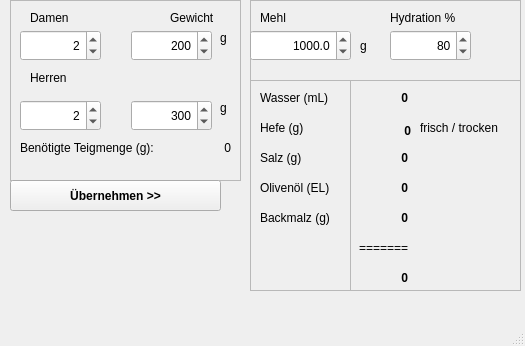
<?xml version="1.0" encoding="UTF-8"?>
<ui version="4.0">
 <class>PizzaGenie</class>
 <widget class="QMainWindow" name="PizzaGenie">
  <property name="geometry">
   <rect>
    <x>0</x>
    <y>0</y>
    <width>525</width>
    <height>346</height>
   </rect>
  </property>
  <property name="windowTitle">
   <string>Pizza Genius</string>
  </property>
  <widget class="QWidget" name="centralwidget">
   <widget class="QFrame" name="frame">
    <property name="geometry">
     <rect>
      <x>250</x>
      <y>0</y>
      <width>271</width>
      <height>81</height>
     </rect>
    </property>
    <property name="frameShape">
     <enum>QFrame::Shape::StyledPanel</enum>
    </property>
    <property name="frameShadow">
     <enum>QFrame::Shadow::Raised</enum>
    </property>
    <widget class="QLabel" name="label">
     <property name="geometry">
      <rect>
       <x>10</x>
       <y>10</y>
       <width>58</width>
       <height>16</height>
      </rect>
     </property>
     <property name="text">
      <string>Mehl</string>
     </property>
    </widget>
    <widget class="QLabel" name="label_2">
     <property name="geometry">
      <rect>
       <x>110</x>
       <y>30</y>
       <width>21</width>
       <height>31</height>
      </rect>
     </property>
     <property name="text">
      <string>g</string>
     </property>
    </widget>
    <widget class="QDoubleSpinBox" name="flourSpinBox">
     <property name="geometry">
      <rect>
       <x>0</x>
       <y>30</y>
       <width>101</width>
       <height>31</height>
      </rect>
     </property>
     <property name="alignment">
      <set>Qt::AlignmentFlag::AlignRight|Qt::AlignmentFlag::AlignTrailing|Qt::AlignmentFlag::AlignVCenter</set>
     </property>
     <property name="decimals">
      <number>1</number>
     </property>
     <property name="maximum">
      <double>10000.000000000000000</double>
     </property>
     <property name="value">
      <double>1000.000000000000000</double>
     </property>
    </widget>
    <widget class="QSpinBox" name="hydrationSpinBox">
     <property name="geometry">
      <rect>
       <x>140</x>
       <y>30</y>
       <width>81</width>
       <height>31</height>
      </rect>
     </property>
     <property name="alignment">
      <set>Qt::AlignmentFlag::AlignRight|Qt::AlignmentFlag::AlignTrailing|Qt::AlignmentFlag::AlignVCenter</set>
     </property>
     <property name="value">
      <number>80</number>
     </property>
    </widget>
    <widget class="QLabel" name="label_13">
     <property name="geometry">
      <rect>
       <x>140</x>
       <y>10</y>
       <width>71</width>
       <height>16</height>
      </rect>
     </property>
     <property name="text">
      <string>Hydration %</string>
     </property>
    </widget>
   </widget>
   <widget class="QFrame" name="frame_2">
    <property name="geometry">
     <rect>
      <x>250</x>
      <y>80</y>
      <width>271</width>
      <height>211</height>
     </rect>
    </property>
    <property name="frameShape">
     <enum>QFrame::Shape::StyledPanel</enum>
    </property>
    <property name="frameShadow">
     <enum>QFrame::Shadow::Raised</enum>
    </property>
    <widget class="QFrame" name="frame_3">
     <property name="geometry">
      <rect>
       <x>0</x>
       <y>0</y>
       <width>101</width>
       <height>211</height>
      </rect>
     </property>
     <property name="frameShape">
      <enum>QFrame::Shape::StyledPanel</enum>
     </property>
     <property name="frameShadow">
      <enum>QFrame::Shadow::Raised</enum>
     </property>
     <widget class="QLabel" name="label_3">
      <property name="geometry">
       <rect>
        <x>10</x>
        <y>10</y>
        <width>81</width>
        <height>16</height>
       </rect>
      </property>
      <property name="text">
       <string>Wasser (mL)</string>
      </property>
     </widget>
     <widget class="QLabel" name="label_4">
      <property name="geometry">
       <rect>
        <x>10</x>
        <y>40</y>
        <width>58</width>
        <height>16</height>
       </rect>
      </property>
      <property name="text">
       <string>Hefe (g)</string>
      </property>
     </widget>
     <widget class="QLabel" name="label_5">
      <property name="geometry">
       <rect>
        <x>10</x>
        <y>70</y>
        <width>58</width>
        <height>16</height>
       </rect>
      </property>
      <property name="text">
       <string>Salz (g)</string>
      </property>
     </widget>
     <widget class="QLabel" name="label_6">
      <property name="geometry">
       <rect>
        <x>10</x>
        <y>100</y>
        <width>81</width>
        <height>16</height>
       </rect>
      </property>
      <property name="text">
       <string>Olivenöl (EL)</string>
      </property>
     </widget>
     <widget class="QLabel" name="label_7">
      <property name="geometry">
       <rect>
        <x>10</x>
        <y>130</y>
        <width>81</width>
        <height>16</height>
       </rect>
      </property>
      <property name="text">
       <string>Backmalz (g)</string>
      </property>
     </widget>
    </widget>
    <widget class="QLabel" name="waterLabel">
     <property name="geometry">
      <rect>
       <x>100</x>
       <y>10</y>
       <width>58</width>
       <height>16</height>
      </rect>
     </property>
     <property name="font">
      <font>
       <bold>true</bold>
      </font>
     </property>
     <property name="text">
      <string>0</string>
     </property>
     <property name="alignment">
      <set>Qt::AlignmentFlag::AlignRight|Qt::AlignmentFlag::AlignTrailing|Qt::AlignmentFlag::AlignVCenter</set>
     </property>
    </widget>
    <widget class="QLabel" name="yeastLabel">
     <property name="geometry">
      <rect>
       <x>100</x>
       <y>40</y>
       <width>61</width>
       <height>21</height>
      </rect>
     </property>
     <property name="font">
      <font>
       <bold>true</bold>
      </font>
     </property>
     <property name="text">
      <string>0</string>
     </property>
     <property name="alignment">
      <set>Qt::AlignmentFlag::AlignRight|Qt::AlignmentFlag::AlignTrailing|Qt::AlignmentFlag::AlignVCenter</set>
     </property>
    </widget>
    <widget class="QLabel" name="saltLabel">
     <property name="geometry">
      <rect>
       <x>100</x>
       <y>70</y>
       <width>58</width>
       <height>16</height>
      </rect>
     </property>
     <property name="font">
      <font>
       <bold>true</bold>
      </font>
     </property>
     <property name="text">
      <string>0</string>
     </property>
     <property name="alignment">
      <set>Qt::AlignmentFlag::AlignRight|Qt::AlignmentFlag::AlignTrailing|Qt::AlignmentFlag::AlignVCenter</set>
     </property>
    </widget>
    <widget class="QLabel" name="oliveLabel">
     <property name="geometry">
      <rect>
       <x>100</x>
       <y>100</y>
       <width>58</width>
       <height>16</height>
      </rect>
     </property>
     <property name="font">
      <font>
       <bold>true</bold>
      </font>
     </property>
     <property name="text">
      <string>0</string>
     </property>
     <property name="alignment">
      <set>Qt::AlignmentFlag::AlignRight|Qt::AlignmentFlag::AlignTrailing|Qt::AlignmentFlag::AlignVCenter</set>
     </property>
    </widget>
    <widget class="QLabel" name="maltLabel">
     <property name="geometry">
      <rect>
       <x>100</x>
       <y>130</y>
       <width>58</width>
       <height>16</height>
      </rect>
     </property>
     <property name="font">
      <font>
       <bold>true</bold>
      </font>
     </property>
     <property name="text">
      <string>0</string>
     </property>
     <property name="alignment">
      <set>Qt::AlignmentFlag::AlignRight|Qt::AlignmentFlag::AlignTrailing|Qt::AlignmentFlag::AlignVCenter</set>
     </property>
    </widget>
    <widget class="QLabel" name="label_14">
     <property name="geometry">
      <rect>
       <x>170</x>
       <y>40</y>
       <width>91</width>
       <height>16</height>
      </rect>
     </property>
     <property name="text">
      <string>frisch / trocken</string>
     </property>
    </widget>
    <widget class="QLabel" name="label_19">
     <property name="geometry">
      <rect>
       <x>100</x>
       <y>160</y>
       <width>58</width>
       <height>16</height>
      </rect>
     </property>
     <property name="text">
      <string>=======</string>
     </property>
     <property name="alignment">
      <set>Qt::AlignmentFlag::AlignRight|Qt::AlignmentFlag::AlignTrailing|Qt::AlignmentFlag::AlignVCenter</set>
     </property>
    </widget>
    <widget class="QLabel" name="totalLabel">
     <property name="geometry">
      <rect>
       <x>100</x>
       <y>190</y>
       <width>58</width>
       <height>16</height>
      </rect>
     </property>
     <property name="font">
      <font>
       <bold>true</bold>
      </font>
     </property>
     <property name="text">
      <string>0</string>
     </property>
     <property name="alignment">
      <set>Qt::AlignmentFlag::AlignRight|Qt::AlignmentFlag::AlignTrailing|Qt::AlignmentFlag::AlignVCenter</set>
     </property>
    </widget>
   </widget>
   <widget class="QFrame" name="frame_4">
    <property name="geometry">
     <rect>
      <x>10</x>
      <y>0</y>
      <width>231</width>
      <height>181</height>
     </rect>
    </property>
    <property name="frameShape">
     <enum>QFrame::Shape::StyledPanel</enum>
    </property>
    <property name="frameShadow">
     <enum>QFrame::Shadow::Raised</enum>
    </property>
    <widget class="QLabel" name="label_8">
     <property name="geometry">
      <rect>
       <x>20</x>
       <y>10</y>
       <width>58</width>
       <height>16</height>
      </rect>
     </property>
     <property name="text">
      <string>Damen</string>
     </property>
    </widget>
    <widget class="QLabel" name="label_9">
     <property name="geometry">
      <rect>
       <x>20</x>
       <y>70</y>
       <width>58</width>
       <height>16</height>
      </rect>
     </property>
     <property name="text">
      <string>Herren</string>
     </property>
    </widget>
    <widget class="QSpinBox" name="femalesSB">
     <property name="geometry">
      <rect>
       <x>10</x>
       <y>30</y>
       <width>81</width>
       <height>31</height>
      </rect>
     </property>
     <property name="alignment">
      <set>Qt::AlignmentFlag::AlignRight|Qt::AlignmentFlag::AlignTrailing|Qt::AlignmentFlag::AlignVCenter</set>
     </property>
     <property name="maximum">
      <number>999</number>
     </property>
     <property name="singleStep">
      <number>1</number>
     </property>
     <property name="value">
      <number>2</number>
     </property>
    </widget>
    <widget class="QSpinBox" name="malesSB">
     <property name="geometry">
      <rect>
       <x>10</x>
       <y>100</y>
       <width>81</width>
       <height>31</height>
      </rect>
     </property>
     <property name="alignment">
      <set>Qt::AlignmentFlag::AlignRight|Qt::AlignmentFlag::AlignTrailing|Qt::AlignmentFlag::AlignVCenter</set>
     </property>
     <property name="maximum">
      <number>999</number>
     </property>
     <property name="value">
      <number>2</number>
     </property>
    </widget>
    <widget class="QLabel" name="label_10">
     <property name="geometry">
      <rect>
       <x>160</x>
       <y>10</y>
       <width>58</width>
       <height>16</height>
      </rect>
     </property>
     <property name="text">
      <string>Gewicht</string>
     </property>
    </widget>
    <widget class="QSpinBox" name="femalesDoughWeightSB">
     <property name="geometry">
      <rect>
       <x>121</x>
       <y>30</y>
       <width>81</width>
       <height>31</height>
      </rect>
     </property>
     <property name="alignment">
      <set>Qt::AlignmentFlag::AlignRight|Qt::AlignmentFlag::AlignTrailing|Qt::AlignmentFlag::AlignVCenter</set>
     </property>
     <property name="maximum">
      <number>500</number>
     </property>
     <property name="value">
      <number>200</number>
     </property>
    </widget>
    <widget class="QSpinBox" name="malesDoughWeightSB">
     <property name="geometry">
      <rect>
       <x>121</x>
       <y>100</y>
       <width>81</width>
       <height>31</height>
      </rect>
     </property>
     <property name="alignment">
      <set>Qt::AlignmentFlag::AlignRight|Qt::AlignmentFlag::AlignTrailing|Qt::AlignmentFlag::AlignVCenter</set>
     </property>
     <property name="maximum">
      <number>500</number>
     </property>
     <property name="value">
      <number>300</number>
     </property>
    </widget>
    <widget class="QLabel" name="label_11">
     <property name="geometry">
      <rect>
       <x>210</x>
       <y>30</y>
       <width>21</width>
       <height>16</height>
      </rect>
     </property>
     <property name="text">
      <string>g</string>
     </property>
    </widget>
    <widget class="QLabel" name="label_12">
     <property name="geometry">
      <rect>
       <x>210</x>
       <y>100</y>
       <width>21</width>
       <height>16</height>
      </rect>
     </property>
     <property name="text">
      <string>g</string>
     </property>
    </widget>
    <widget class="QLabel" name="label_15">
     <property name="geometry">
      <rect>
       <x>10</x>
       <y>140</y>
       <width>151</width>
       <height>16</height>
      </rect>
     </property>
     <property name="text">
      <string>Benötigte Teigmenge (g):</string>
     </property>
    </widget>
    <widget class="QLabel" name="totalWeightLabel">
     <property name="geometry">
      <rect>
       <x>170</x>
       <y>140</y>
       <width>51</width>
       <height>16</height>
      </rect>
     </property>
     <property name="text">
      <string>0</string>
     </property>
     <property name="alignment">
      <set>Qt::AlignmentFlag::AlignRight|Qt::AlignmentFlag::AlignTrailing|Qt::AlignmentFlag::AlignVCenter</set>
     </property>
    </widget>
   </widget>
   <widget class="QPushButton" name="pushButton">
    <property name="geometry">
     <rect>
      <x>10</x>
      <y>180</y>
      <width>211</width>
      <height>31</height>
     </rect>
    </property>
    <property name="font">
     <font>
      <bold>true</bold>
     </font>
    </property>
    <property name="text">
     <string>Übernehmen &gt;&gt;</string>
    </property>
   </widget>
  </widget>
  <widget class="QMenuBar" name="menubar">
   <property name="geometry">
    <rect>
     <x>0</x>
     <y>0</y>
     <width>525</width>
     <height>22</height>
    </rect>
   </property>
  </widget>
  <widget class="QStatusBar" name="statusbar"/>
 </widget>
 <resources/>
 <connections/>
</ui>
